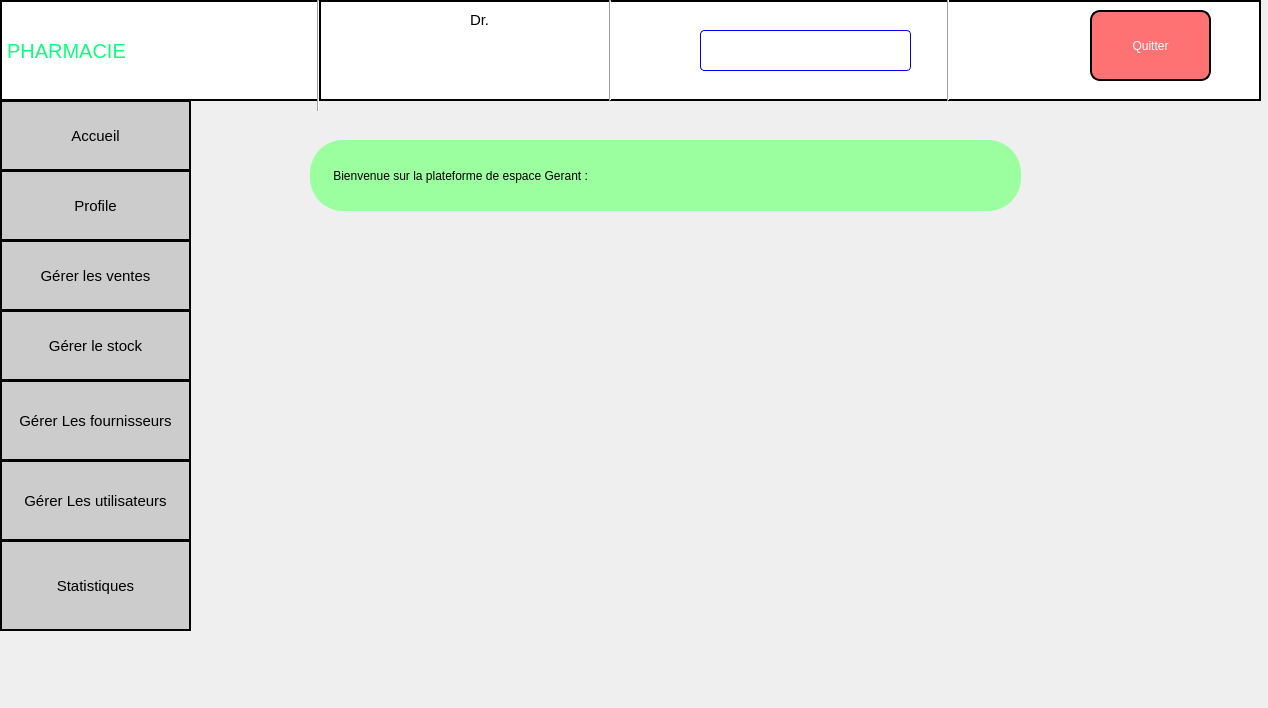
<?xml version="1.0" encoding="UTF-8"?>
<ui version="4.0">
 <class>accueil_gerant</class>
 <widget class="QDialog" name="accueil_gerant">
  <property name="geometry">
   <rect>
    <x>0</x>
    <y>0</y>
    <width>1268</width>
    <height>708</height>
   </rect>
  </property>
  <property name="windowTitle">
   <string>Dialog</string>
  </property>
  <widget class="QLabel" name="label_7">
   <property name="geometry">
    <rect>
     <x>990</x>
     <y>10</y>
     <width>71</width>
     <height>71</height>
    </rect>
   </property>
   <property name="styleSheet">
    <string notr="true">background-color: white;</string>
   </property>
   <property name="text">
    <string/>
   </property>
   <property name="pixmap">
    <pixmap resource="ressource.qrc">:/res/image/R (1).png</pixmap>
   </property>
   <property name="scaledContents">
    <bool>true</bool>
   </property>
  </widget>
  <widget class="Line" name="line_2">
   <property name="geometry">
    <rect>
     <x>300</x>
     <y>0</y>
     <width>16</width>
     <height>101</height>
    </rect>
   </property>
   <property name="orientation">
    <enum>Qt::Vertical</enum>
   </property>
  </widget>
  <widget class="QLabel" name="label_4">
   <property name="geometry">
    <rect>
     <x>370</x>
     <y>10</y>
     <width>61</width>
     <height>81</height>
    </rect>
   </property>
   <property name="text">
    <string/>
   </property>
   <property name="pixmap">
    <pixmap resource="ressource.qrc">:/res/image/WhatsApp Image 2024-04-30 à 20.55.44_6b270705.jpg</pixmap>
   </property>
   <property name="scaledContents">
    <bool>true</bool>
   </property>
  </widget>
  <widget class="QPushButton" name="ButtongererStock_gerant">
   <property name="geometry">
    <rect>
     <x>0</x>
     <y>310</y>
     <width>191</width>
     <height>71</height>
    </rect>
   </property>
   <property name="styleSheet">
    <string notr="true">background-color: rgb(204, 204, 204);font-size:15px;border:2px solid black;</string>
   </property>
   <property name="text">
    <string>Gérer le stock</string>
   </property>
  </widget>
  <widget class="Line" name="line_4">
   <property name="geometry">
    <rect>
     <x>600</x>
     <y>0</y>
     <width>20</width>
     <height>101</height>
    </rect>
   </property>
   <property name="orientation">
    <enum>Qt::Vertical</enum>
   </property>
  </widget>
  <widget class="QPushButton" name="ButtonProfil">
   <property name="geometry">
    <rect>
     <x>0</x>
     <y>170</y>
     <width>191</width>
     <height>71</height>
    </rect>
   </property>
   <property name="styleSheet">
    <string notr="true">font-size:15px;border:2px solid black;
background-color: rgb(204, 204, 204);</string>
   </property>
   <property name="text">
    <string>Profile</string>
   </property>
  </widget>
  <widget class="QLabel" name="label_3">
   <property name="geometry">
    <rect>
     <x>310</x>
     <y>0</y>
     <width>951</width>
     <height>101</height>
    </rect>
   </property>
   <property name="styleSheet">
    <string notr="true">background-color: rgb(255, 255, 255);border:2px solid black;</string>
   </property>
   <property name="text">
    <string/>
   </property>
  </widget>
  <widget class="QLabel" name="nome_user">
   <property name="geometry">
    <rect>
     <x>470</x>
     <y>50</y>
     <width>101</width>
     <height>20</height>
    </rect>
   </property>
   <property name="styleSheet">
    <string notr="true">background-color:white;
font: 900 14pt &quot;Arial Black&quot;;</string>
   </property>
   <property name="text">
    <string/>
   </property>
  </widget>
  <widget class="QLabel" name="label_date">
   <property name="geometry">
    <rect>
     <x>700</x>
     <y>30</y>
     <width>211</width>
     <height>41</height>
    </rect>
   </property>
   <property name="styleSheet">
    <string notr="true">border:1px solid blue;border-radius:4px;
font: 14pt &quot;Rockwell&quot;;
background-color: rgb(255, 255, 255);</string>
   </property>
   <property name="text">
    <string/>
   </property>
  </widget>
  <widget class="QLabel" name="label_6">
   <property name="geometry">
    <rect>
     <x>470</x>
     <y>10</y>
     <width>101</width>
     <height>20</height>
    </rect>
   </property>
   <property name="styleSheet">
    <string notr="true">background-color: rgb(255, 255, 255);font-size:15px;
font: 600 16pt &quot;Segoe UI Variable Text Semibold&quot;;</string>
   </property>
   <property name="text">
    <string>Dr.</string>
   </property>
  </widget>
  <widget class="QLabel" name="label">
   <property name="geometry">
    <rect>
     <x>600</x>
     <y>320</y>
     <width>37</width>
     <height>12</height>
    </rect>
   </property>
   <property name="text">
    <string/>
   </property>
  </widget>
  <widget class="QPushButton" name="pushButton_6">
   <property name="geometry">
    <rect>
     <x>1090</x>
     <y>10</y>
     <width>121</width>
     <height>71</height>
    </rect>
   </property>
   <property name="styleSheet">
    <string notr="true">border:2px solid black;color:white;border-radius:10px;
font: 900 12pt &quot;Arial Black&quot;;
background-color: rgb(255, 114, 116);</string>
   </property>
   <property name="text">
    <string>Quitter</string>
   </property>
  </widget>
  <widget class="Line" name="line">
   <property name="geometry">
    <rect>
     <x>940</x>
     <y>-10</y>
     <width>16</width>
     <height>111</height>
    </rect>
   </property>
   <property name="orientation">
    <enum>Qt::Vertical</enum>
   </property>
  </widget>
  <widget class="QPushButton" name="pushButton_gere_vente">
   <property name="geometry">
    <rect>
     <x>0</x>
     <y>240</y>
     <width>191</width>
     <height>71</height>
    </rect>
   </property>
   <property name="styleSheet">
    <string notr="true">
background-color: rgb(204, 204, 204);;font-size:15px;border:2px solid black;</string>
   </property>
   <property name="text">
    <string>Gérer les ventes</string>
   </property>
  </widget>
  <widget class="QLabel" name="label_2">
   <property name="geometry">
    <rect>
     <x>0</x>
     <y>0</y>
     <width>321</width>
     <height>101</height>
    </rect>
   </property>
   <property name="styleSheet">
    <string notr="true">background-color: rgb(255, 255, 255);font-size:20px;
font: 20pt &quot;Segoe Script&quot;;border:2px solid black;
color: rgb(12, 255, 125);</string>
   </property>
   <property name="text">
    <string>PHARMACIE</string>
   </property>
  </widget>
  <widget class="QLabel" name="label_5">
   <property name="geometry">
    <rect>
     <x>630</x>
     <y>10</y>
     <width>61</width>
     <height>61</height>
    </rect>
   </property>
   <property name="text">
    <string/>
   </property>
   <property name="pixmap">
    <pixmap resource="ressource.qrc">:/res/image/OIP (3).jpeg</pixmap>
   </property>
   <property name="scaledContents">
    <bool>true</bool>
   </property>
  </widget>
  <widget class="QLabel" name="label_8">
   <property name="geometry">
    <rect>
     <x>250</x>
     <y>10</y>
     <width>61</width>
     <height>81</height>
    </rect>
   </property>
   <property name="styleSheet">
    <string notr="true">background-color: rgb(255, 255, 255);</string>
   </property>
   <property name="text">
    <string/>
   </property>
   <property name="pixmap">
    <pixmap resource="ressource.qrc">:/res/image/devenir-pharmacien-921x1024.png</pixmap>
   </property>
   <property name="scaledContents">
    <bool>true</bool>
   </property>
  </widget>
  <widget class="QPushButton" name="pushButton_gerer_fournisseur">
   <property name="geometry">
    <rect>
     <x>0</x>
     <y>380</y>
     <width>191</width>
     <height>81</height>
    </rect>
   </property>
   <property name="styleSheet">
    <string notr="true">background-color: rgb(204, 204, 204);font-size:15px;border:2px solid black;</string>
   </property>
   <property name="text">
    <string>Gérer Les fournisseurs</string>
   </property>
  </widget>
  <widget class="QPushButton" name="pushButton_gerer_utilisateurs">
   <property name="geometry">
    <rect>
     <x>0</x>
     <y>460</y>
     <width>191</width>
     <height>81</height>
    </rect>
   </property>
   <property name="styleSheet">
    <string notr="true">background-color: rgb(204, 204, 204);font-size:15px;border:2px solid black;</string>
   </property>
   <property name="text">
    <string>Gérer Les utilisateurs</string>
   </property>
  </widget>
  <widget class="QPushButton" name="pushButton_accueilgerat">
   <property name="geometry">
    <rect>
     <x>0</x>
     <y>100</y>
     <width>191</width>
     <height>71</height>
    </rect>
   </property>
   <property name="styleSheet">
    <string notr="true">background-color: rgb(204, 204, 204);font-size:15px;border:2px solid black;</string>
   </property>
   <property name="text">
    <string>Accueil</string>
   </property>
  </widget>
  <widget class="Line" name="line_3">
   <property name="geometry">
    <rect>
     <x>310</x>
     <y>0</y>
     <width>16</width>
     <height>111</height>
    </rect>
   </property>
   <property name="orientation">
    <enum>Qt::Vertical</enum>
   </property>
  </widget>
  <widget class="QPushButton" name="pushButton_gerer_rupture_2">
   <property name="geometry">
    <rect>
     <x>0</x>
     <y>540</y>
     <width>191</width>
     <height>91</height>
    </rect>
   </property>
   <property name="styleSheet">
    <string notr="true">background-color: rgb(204, 204, 204);font-size:15px;border:2px solid black;</string>
   </property>
   <property name="text">
    <string>Statistiques</string>
   </property>
  </widget>
  <widget class="QLabel" name="label_10">
   <property name="geometry">
    <rect>
     <x>310</x>
     <y>140</y>
     <width>711</width>
     <height>71</height>
    </rect>
   </property>
   <property name="styleSheet">
    <string notr="true">font: 20pt &quot;Baskerville Old Face&quot;;
background-color:#9cff9f;
border-radius:33px</string>
   </property>
   <property name="text">
    <string>       Bienvenue sur la plateforme de espace Gerant :</string>
   </property>
  </widget>
  <zorder>label_3</zorder>
  <zorder>label_7</zorder>
  <zorder>line_2</zorder>
  <zorder>label_4</zorder>
  <zorder>ButtongererStock_gerant</zorder>
  <zorder>line_4</zorder>
  <zorder>ButtonProfil</zorder>
  <zorder>label_date</zorder>
  <zorder>label_6</zorder>
  <zorder>label</zorder>
  <zorder>pushButton_6</zorder>
  <zorder>line</zorder>
  <zorder>pushButton_gere_vente</zorder>
  <zorder>label_2</zorder>
  <zorder>label_5</zorder>
  <zorder>label_8</zorder>
  <zorder>pushButton_gerer_fournisseur</zorder>
  <zorder>pushButton_gerer_utilisateurs</zorder>
  <zorder>pushButton_accueilgerat</zorder>
  <zorder>line_3</zorder>
  <zorder>pushButton_gerer_rupture_2</zorder>
  <zorder>nome_user</zorder>
  <zorder>label_10</zorder>
 </widget>
 <resources>
  <include location="ressource.qrc"/>
 </resources>
 <connections/>
</ui>
